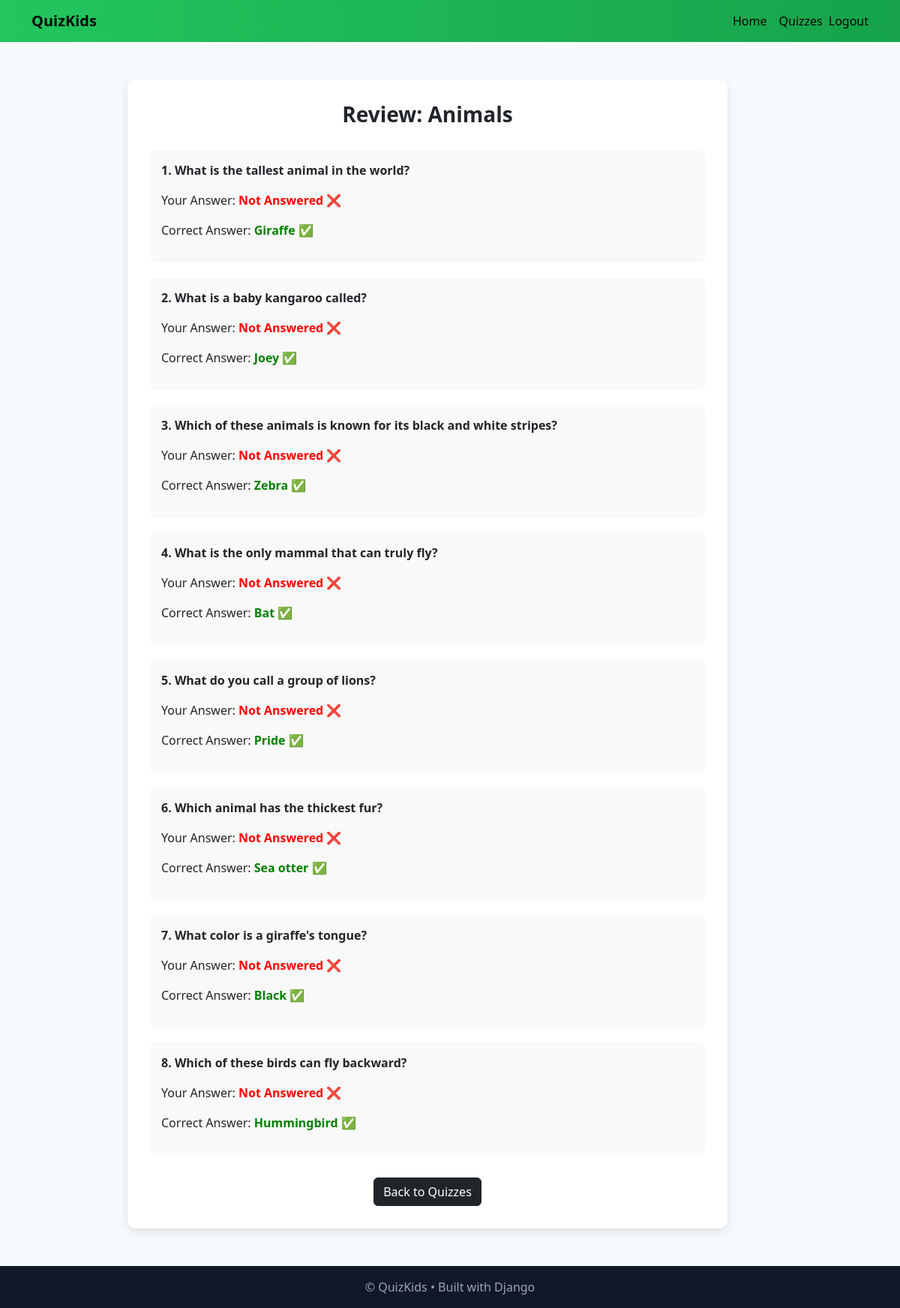
The page /quiz/2/review/ (signed in) on the database its author committed.
### quiz_app/models.py (models this page shows, shortened)
class Quiz(models.Model):
    title = models.CharField(max_length=200)
    description = models.TextField(blank=True)
    created_at = models.DateTimeField(auto_now_add=True)

class Question(models.Model):
    quiz = models.ForeignKey(Quiz, on_delete=models.CASCADE, related_name="questions")
    text = models.CharField(max_length=255)
    option1 = models.CharField(max_length=150)
    option2 = models.CharField(max_length=150)
    option3 = models.CharField(max_length=150)
    option4 = models.CharField(max_length=150)
    correct_answer = models.CharField(max_length=150)  # must match one of the options

### quiz_app/views.py (the view)
# urls.py: path("quiz/<int:quiz_id>/review/", views.review_quiz, name="review_quiz"),
@login_required
def review_quiz(request, quiz_id):
    quiz = get_object_or_404(Quiz, id=quiz_id)
    questions = quiz.questions.all()
    user_answers = request.session.get('user_answers', {})
    context = {'quiz': quiz, 'questions': questions, 'user_answers': user_answers}
    return render(request, "quiz_app/review_quiz.html", context)

### quiz_app/templates/quiz_app/review_quiz.html (shortened to what this page needs)
{% extends "quiz_app/base.html" %}
{% load static %}
{% block content %}
<div class="review-container">
  <h2 class="review-title">Review: {{ quiz.title }}</h2>
  {% for q in questions %}
    <div class="review-block">
      <p><strong>{{ forloop.counter }}. {{ q.text }}</strong></p>
      <p>
        Your Answer:
        {% if user_answers.q.id == q.option1 or user_answers.q.id == q.option2 or user_answers.q.id == q.option3 or user_answers.q.id == q.option4 %}
          {% if user_answers.q.id == q.correct_answer %}
            <span class="correct">{{ user_answers.q.id }}</span> ✅
          {% else %}
            <span class="wrong">{{ user_answers.q.id }}</span> ❌
          {% endif %}
        {% else %}
          <span class="wrong">Not Answered</span> ❌
        {% endif %}
      </p>
      <p>Correct Answer: <span class="correct">{{ q.correct_answer }}</span> ✅</p>
    </div>
  {% endfor %}
  <div class="back-btn">
    <a href="{% url 'quiz_list' %}" class="btn btn-dark">Back to Quizzes</a>
  </div>
</div>
{% endblock %}

### quiz_app/templates/quiz_app/review_quiz.html (style rules this page uses)
.review-container { max-width: 800px; margin: 50px auto; background: white; padding: 30px; border-radius: 12px; box-shadow: 0px 4px 12px rgba(0,0,0,0.1); }
.review-title { text-align: center; font-size: 28px; font-weight: 800; margin-bottom: 30px; }
.review-block { background: #f9f9f9; border-radius: 8px; padding: 15px; margin-bottom: 20px; }
.correct { color: green; font-weight: bold; }
.wrong { color: red; font-weight: bold; }
.back-btn { text-align: center; margin-top: 30px; }

### rows shown on the page
Quiz: title "Animals"
Question: text "What is the tallest animal in the world?", option1 "Not Answered", correct_answer "Giraffe"
Question: text "What is a baby kangaroo called?", option1 "Not Answered", correct_answer "Joey"
Question: text "Which of these animals is known for its black and white stripes?", option1 "Not Answered", correct_answer "Zebra"
Question: text "What is the only mammal that can truly fly?", option1 "Not Answered", correct_answer "Bat"
Question: text "What do you call a group of lions?", option1 "Not Answered", correct_answer "Pride"
Question: text "Which animal has the thickest fur?", option1 "Not Answered", correct_answer "Sea otter"
Question: text "What color is a giraffe's tongue?", option1 "Not Answered", correct_answer "Black"
Question: text "Which of these birds can fly backward?", option1 "Not Answered", correct_answer "Hummingbird"
